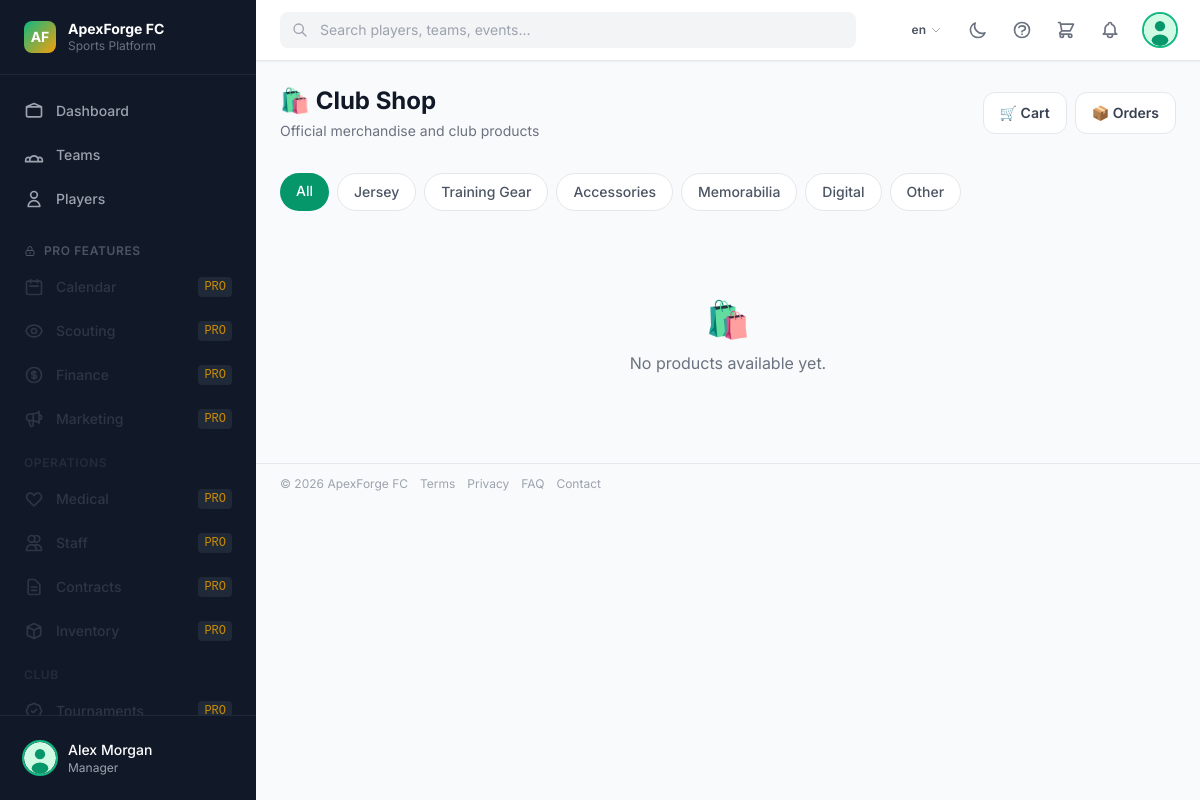
/finance/shop/ (signed in), run on the app's committed database.
### core/models.py (models this page shows, shortened)
class ClubBranding(models.Model):
    name            = models.CharField(_("club name"), max_length=200, default="ApexForge FC")
    tagline         = models.CharField(max_length=300, blank=True)
    logo            = models.ImageField(upload_to="branding/", blank=True, null=True)
    primary_color   = models.CharField(max_length=7, default="#059669")   # emerald-600
    secondary_color = models.CharField(max_length=7, default="#f59e0b")   # amber-500
    founded_year    = models.PositiveSmallIntegerField(null=True, blank=True)
    city            = models.CharField(max_length=100, blank=True)
    country         = models.CharField(max_length=100, blank=True)
    website         = models.URLField(blank=True)
    email           = models.EmailField(blank=True)
    phone           = models.CharField(max_length=30, blank=True)
    twitter         = models.CharField(max_length=100, blank=True)
    instagram       = models.CharField(max_length=100, blank=True)
    facebook        = models.CharField(max_length=100, blank=True)
    youtube         = models.CharField(max_length=100, blank=True)
    tiktok          = models.CharField(max_length=100, blank=True)
    linkedin        = models.CharField(max_length=100, blank=True)
    discord         = models.CharField(max_length=100, blank=True)
    twitch          = models.CharField(max_length=100, blank=True)
    description     = models.TextField(blank=True)
    updated_at      = models.DateTimeField(auto_now=True)
    class Meta:
        verbose_name = _("club branding")
    @classmethod
    def get_solo(cls):
        obj, _ = cls.objects.get_or_create(pk=1)
        return obj

### accounts/models.py (models this page shows, shortened)
class User(AbstractBaseUser, PermissionsMixin):
    class Role(models.TextChoices):
        SUPER_ADMIN   = "super_admin",   _("Super Admin")
        CLUB_OWNER    = "club_owner",    _("Club Owner / Entrepreneur")
        MANAGER       = "manager",       _("Manager")
        COACH         = "coach",         _("Coach")
        ATHLETE       = "athlete",       _("Athlete / Player")
        SCOUT         = "scout",         _("Scout")
        FAN_INVESTOR  = "fan_investor",  _("Fan / Investor")
    email      = models.EmailField(_("email address"), unique=True)
    first_name = models.CharField(_("first name"), max_length=150, blank=True)
    last_name  = models.CharField(_("last name"),  max_length=150, blank=True)
    role       = models.CharField(_("role"), max_length=30, choices=Role.choices, default=Role.FAN_INVESTOR)
    is_active  = models.BooleanField(default=True)
    is_staff   = models.BooleanField(default=False)
    date_joined = models.DateTimeField(default=timezone.now)
    USERNAME_FIELD  = "email"
    REQUIRED_FIELDS = ["first_name", "last_name"]
    objects = UserManager()
    class Meta:
        verbose_name = _("user")
        verbose_name_plural = _("users")
        ordering = ["email"]
    def get_full_name(self):
        return f"{self.first_name} {self.last_name}".strip()
    @property
    def can_manage(self):
        return self.role in (
            self.Role.SUPER_ADMIN,
            self.Role.CLUB_OWNER,
            self.Role.MANAGER,
        )

### finance/views.py (the view)
# urls.py: path("shop/",                               views.shop,                      name="shop"),
@login_required
def shop(request):
    products = Product.objects.filter(is_active=True)
    category = request.GET.get("category")
    if category:
        products = products.filter(category=category)
    cart = _get_or_create_cart(request)
    return render(request, "finance/shop.html", {
        "products": products,
        "category_choices": Product.Category.choices,
        "current_category": category,
        "cart": cart,
    })

### templates/finance/shop.html (shortened to what this page needs)
{% extends "base.html" %}
{% load i18n core_tags humanize %}
{% block page_header %}
<div class="px-4 lg:px-6 pt-6 pb-2 flex items-center justify-between">
  <div>
    <h1 class="text-2xl font-bold text-gray-900 dark:text-white">🛍️ {% trans "Club Shop" %}</h1>
    <p class="text-sm text-gray-500 mt-1">{% trans "Official merchandise and club products" %}</p>
  </div>
  <div class="flex gap-2">
    <a href="{% url 'finance:cart' %}" class="btn-secondary relative">
      🛒 {% trans "Cart" %}
    </a>
    <a href="{% url 'finance:orders' %}" class="btn-secondary">📦 {% trans "Orders" %}</a>
  </div>
</div>
{% endblock %}
{% block content %}
<div class="flex flex-wrap gap-2 mb-6">
  <a href="{% url 'finance:shop' %}" class="px-4 py-2 rounded-full text-sm font-medium transition-colors
     {% if not current_category %}bg-primary-600 text-white{% else %}bg-white dark:bg-gray-800 text-gray-600 dark:text-gray-300 border border-gray-200 dark:border-gray-700 hover:border-primary-400{% endif %}">
    {% trans "All" %}
  </a>
  {% for val, label in category_choices %}
  <a href="?category={{ val }}" class="px-4 py-2 rounded-full text-sm font-medium transition-colors
     {% if current_category == val %}bg-primary-600 text-white{% else %}bg-white dark:bg-gray-800 text-gray-600 dark:text-gray-300 border border-gray-200 dark:border-gray-700 hover:border-primary-400{% endif %}">
    {{ label }}
  </a>
  {% endfor %}
</div>
<div class="grid grid-cols-2 sm:grid-cols-3 lg:grid-cols-4 xl:grid-cols-5 gap-4">
  {% for product in products %}
  <div class="card overflow-hidden group hover:shadow-lg transition-shadow">
    <a href="{{ product.get_absolute_url }}">
      {% if product.image %}
        <img src="{{ product.image.url }}" alt="{{ product.name }}"
             class="w-full h-44 object-cover group-hover:scale-105 transition-transform duration-300">
      {% else %}
        <div class="w-full h-44 bg-gradient-to-br from-primary-100 to-accent-100 dark:from-primary-900/30 dark:to-accent-900/30 flex items-center justify-center">
          <span class="text-5xl">👕</span>
        </div>
      {% endif %}
    </a>
    <div class="p-4">
      <p class="text-xs text-gray-500 mb-1">{{ product.get_category_display }}</p>
      <a href="{{ product.get_absolute_url }}" class="font-semibold text-gray-900 dark:text-white text-sm hover:text-primary-600 transition-colors line-clamp-2">
        {{ product.name }}
      </a>
      <div class="flex items-center justify-between mt-3">
        <p class="text-lg font-bold text-primary-600">€{{ product.price }}</p>
        {% if product.stock > 0 %}
        <form method="post" action="{% url 'finance:cart_add' product.pk %}">
          {% csrf_token %}
          <input type="hidden" name="quantity" value="1">
          <button type="submit"
                  hx-post="{% url 'finance:cart_add' product.pk %}"
                  hx-target="#cart-badge"
                  hx-swap="outerHTML"
                  class="h-8 w-8 rounded-full bg-primary-600 text-white flex items-center justify-center hover:bg-primary-700 transition-colors text-lg font-bold">
            +
          </button>
        </form>
        {% else %}
        <span class="text-xs text-red-500 font-medium">{% trans "Out of stock" %}</span>
        {% endif %}
      </div>
      <p class="text-xs text-gray-400 mt-1">{{ product.stock }} {% trans "in stock" %}</p>
    </div>
  </div>
  {% empty %}
  <div class="col-span-full text-center py-16 text-gray-500">
    <p class="text-4xl mb-3">🛍️</p>
    <p>{% trans "No products available yet." %}</p>
  </div>
  {% endfor %}
</div>
{% endblock %}

### templates/base.html (shortened to what this page needs)
{% load i18n static core_tags %}
<!DOCTYPE html>
<html lang="{{ LANGUAGE_CODE|default:'en' }}"
      x-data="apexApp()"
      x-bind:class="{ 'dark': darkMode }"
      x-init="init()">
<head>
  <script src="https://cdn.tailwindcss.com"></script>
</head>
<body class="bg-gray-50 dark:bg-gray-900 text-gray-900 dark:text-gray-100 font-sans antialiased min-h-screen">
  {% if user.is_authenticated %}
  <div class="flex h-screen overflow-hidden">
    <aside x-cloak
           :class="sidebarOpen ? 'translate-x-0' : '-translate-x-full lg:translate-x-0'"
           class="fixed inset-y-0 left-0 z-40 flex flex-col w-64 bg-gray-900 dark:bg-gray-950 transition-transform duration-300 ease-in-out lg:static lg:translate-x-0">
      <div class="flex items-center gap-3 px-6 py-5 border-b border-gray-800">
        <a href="{% url 'core:landing' %}" class="flex items-center gap-3 flex-1 min-w-0 hover:opacity-80 transition-opacity" title="{% trans 'Go to Home page' %}">
          {% if branding.logo %}
            <img src="{{ branding.logo.url }}" alt="Logo" class="h-8 w-8 rounded shrink-0">
          {% else %}
            <div class="h-8 w-8 rounded-lg bg-gradient-to-br from-primary-500 to-accent-500 flex items-center justify-center shrink-0">
              <span class="text-white font-bold text-sm">AF</span>
            </div>
          {% endif %}
          <div class="min-w-0">
            <p class="text-white font-bold text-sm leading-tight truncate">{{ branding.name }}</p>
            <p class="text-gray-500 text-xs">Sports Platform</p>
          </div>
        </a>
      </div>
      <nav class="flex-1 overflow-y-auto px-3 py-4 space-y-1 scrollbar-hide"
           x-init="$nextTick(() => {
             const active = $el.querySelector('a.bg-primary-600');
             if (active) {
               const navH  = $el.clientHeight;
               const itemT = active.getBoundingClientRect().top - $el.getBoundingClientRect().top;
               $el.scrollTop += itemT - navH / 2 + active.clientHeight / 2;
             }
           })">
        {% include "partials/sidebar_nav.html" %}
      </nav>
      <div class="px-4 py-4 border-t border-gray-800">
        <a href="{% url 'accounts:profile' %}" class="flex items-center gap-3 p-2 rounded-lg hover:bg-gray-800 transition-colors">
          <img src="{{ request.user.profile.avatar_url }}" alt="" class="h-8 w-8 rounded-full object-cover ring-2 ring-primary-500">
          <div class="flex-1 min-w-0">
            <p class="text-sm font-medium text-white truncate">{{ request.user.get_full_name }}</p>
            <p class="text-xs text-gray-400 truncate">{{ request.user.get_role_display }}</p>
          </div>
        </a>
      </div>
    </aside>
    <div class="flex-1 flex flex-col min-w-0 overflow-hidden">
      <header class="flex items-center gap-4 px-4 lg:px-6 py-3 bg-white dark:bg-gray-800 border-b border-gray-200 dark:border-gray-700 shadow-sm z-20">
        <div class="flex-1 max-w-xl" x-data="{ open: false }">
          <div class="relative">
            <svg class="absolute left-3 top-1/2 -translate-y-1/2 w-4 h-4 text-gray-400" fill="none" stroke="currentColor" viewBox="0 0 24 24">
              <path stroke-linecap="round" stroke-linejoin="round" stroke-width="2" d="M21 21l-6-6m2-5a7 7 0 11-14 0 7 7 0 0114 0"/>
            </svg>
            <input type="search"
                   placeholder="{% trans 'Search players, teams, events...' %}"
                   class="w-full pl-10 pr-4 py-2 text-sm bg-gray-100 dark:bg-gray-700 border-0 rounded-lg focus:ring-2 focus:ring-primary-500 dark:text-white"
                   hx-get="{% url 'core:search' %}"
                   hx-trigger="keyup changed delay:300ms"
                   hx-target="#search-results"
                   hx-swap="innerHTML"
                   name="q"
                   @focus="open = true"
                   @click.outside="open = false">
          </div>
        </div>
        <div class="flex items-center gap-2 ml-auto">
          {% get_current_language as CURRENT_LANG %}
          {% lang_url 'en' as lurl_en %}
          {% lang_url 'nl' as lurl_nl %}
          {% lang_url 'de' as lurl_de %}
          {% lang_url 'fr' as lurl_fr %}
          {% lang_url 'es' as lurl_es %}
          {% lang_url 'it' as lurl_it %}
          <div x-data="{ langOpen: false }" class="relative">
            <button @click="langOpen = !langOpen"
                    class="flex items-center gap-1 px-2.5 py-1.5 rounded-lg text-xs font-semibold
                           text-gray-600 dark:text-gray-300 hover:bg-gray-100 dark:hover:bg-gray-700 transition-colors">
              {{ CURRENT_LANG }}
              <svg class="w-3 h-3 opacity-50" fill="none" stroke="currentColor" viewBox="0 0 24 24">
                <path stroke-linecap="round" stroke-linejoin="round" stroke-width="2" d="M19 9l-7 7-7-7"/>
              </svg>
            </button>
          </div>
          <button @click="toggleDark()"
                  class="p-2 rounded-lg text-gray-500 hover:bg-gray-100 dark:hover:bg-gray-700">
            <svg x-cloak x-show="!darkMode" class="w-5 h-5" fill="none" stroke="currentColor" viewBox="0 0 24 24">
              <path stroke-linecap="round" stroke-linejoin="round" stroke-width="2" d="M20.354 15.354A9 9 0 018.646 3.646 9.003 9.003 0 0012 21a9.003 9.003 0 008.354-5.646z"/>
            </svg>
          </button>
          {% if request.user.can_manage %}
          <a href="{% url 'core:help' %}"
             title="Help Center"
             class="p-2 rounded-lg text-gray-500 hover:bg-gray-100 dark:hover:bg-gray-700 hover:text-primary-600 dark:hover:text-primary-400 transition-colors">
            <svg class="w-5 h-5" fill="none" stroke="currentColor" viewBox="0 0 24 24">
              <path stroke-linecap="round" stroke-linejoin="round" stroke-width="2"
                    d="M8.228 9c.549-1.165 2.03-2 3.772-2 2.21 0 4 1.343 4 3 0 1.4-1.278 2.575-3.006 2.907-.542.104-.994.54-.994 1.093m0 3h.01M21 12a9 9 0 11-18 0 9 9 0 0118 0z"/>
            </svg>
          </a>
          {% endif %}
          {% if request.user.is_authenticated %}
          {% include "partials/cart_badge.html" %}
          {% endif %}
          <div x-data="{ notifOpen: false }" class="relative">
            <button @click="notifOpen = !notifOpen; $nextTick(() => { if(notifOpen) htmx.trigger('#notif-panel', 'load') })"
                    class="relative p-2 rounded-lg text-gray-500 hover:bg-gray-100 dark:hover:bg-gray-700">
            </button>
          </div>
          <a href="{% url 'accounts:profile' %}" class="flex items-center gap-2 pl-2">
            <img src="{{ request.user.profile.avatar_url }}" alt="" class="h-8 w-8 rounded-full object-cover ring-2 ring-primary-500">
          </a>
        </div>
      </header>
      <main class="flex-1 overflow-y-auto">
        {% block page_header %}{% endblock %}
        <div class="px-4 lg:px-6 py-6">
          {% block content %}{% endblock %}
        </div>
        <footer class="border-t border-gray-200 dark:border-gray-700 px-4 lg:px-6 py-3 mt-auto shrink-0">
          <div class="flex flex-wrap items-center justify-between gap-2 text-xs text-gray-400 dark:text-gray-500">
            <div class="flex items-center gap-3 flex-wrap">
              <span>© {% now "Y" %} {{ branding.name }}</span>
              <a href="{% url 'core:terms' %}" class="hover:text-gray-600 dark:hover:text-gray-300 transition-colors">{% trans "Terms" %}</a>
              <a href="{% url 'core:privacy' %}" class="hover:text-gray-600 dark:hover:text-gray-300 transition-colors">{% trans "Privacy" %}</a>
              <a href="{% url 'core:public_faq' %}" class="hover:text-gray-600 dark:hover:text-gray-300 transition-colors">{% trans "FAQ" %}</a>
              <a href="{% url 'core:contact' %}" class="hover:text-gray-600 dark:hover:text-gray-300 transition-colors">{% trans "Contact" %}</a>
            </div>
          </div>
        </footer>
      </main>
    </div>
  </div>
  {% else %}
  {% block public_content %}{% endblock %}
  {% endif %}
</body>
</html>

### data on the page
ClubBranding: name "ApexForge FC"
User: user.get_full_name "Alex Morgan", user.role "Manager"

### other printed values
{{ CURRENT_LANG }} "en"
{{ label }} "Jersey" "Training Gear" "Accessories" "Memorabilia" "Digital" "Other"
